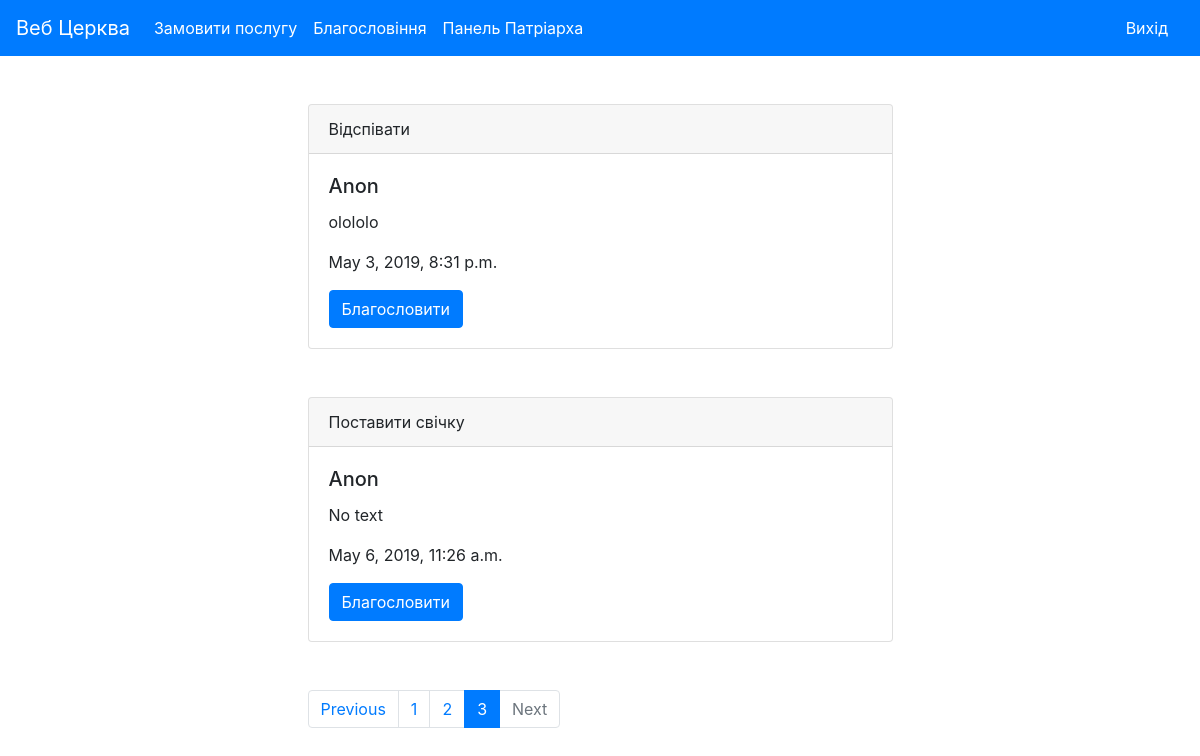
Page /messages/?page=3 (signed in) on the earlier database version.
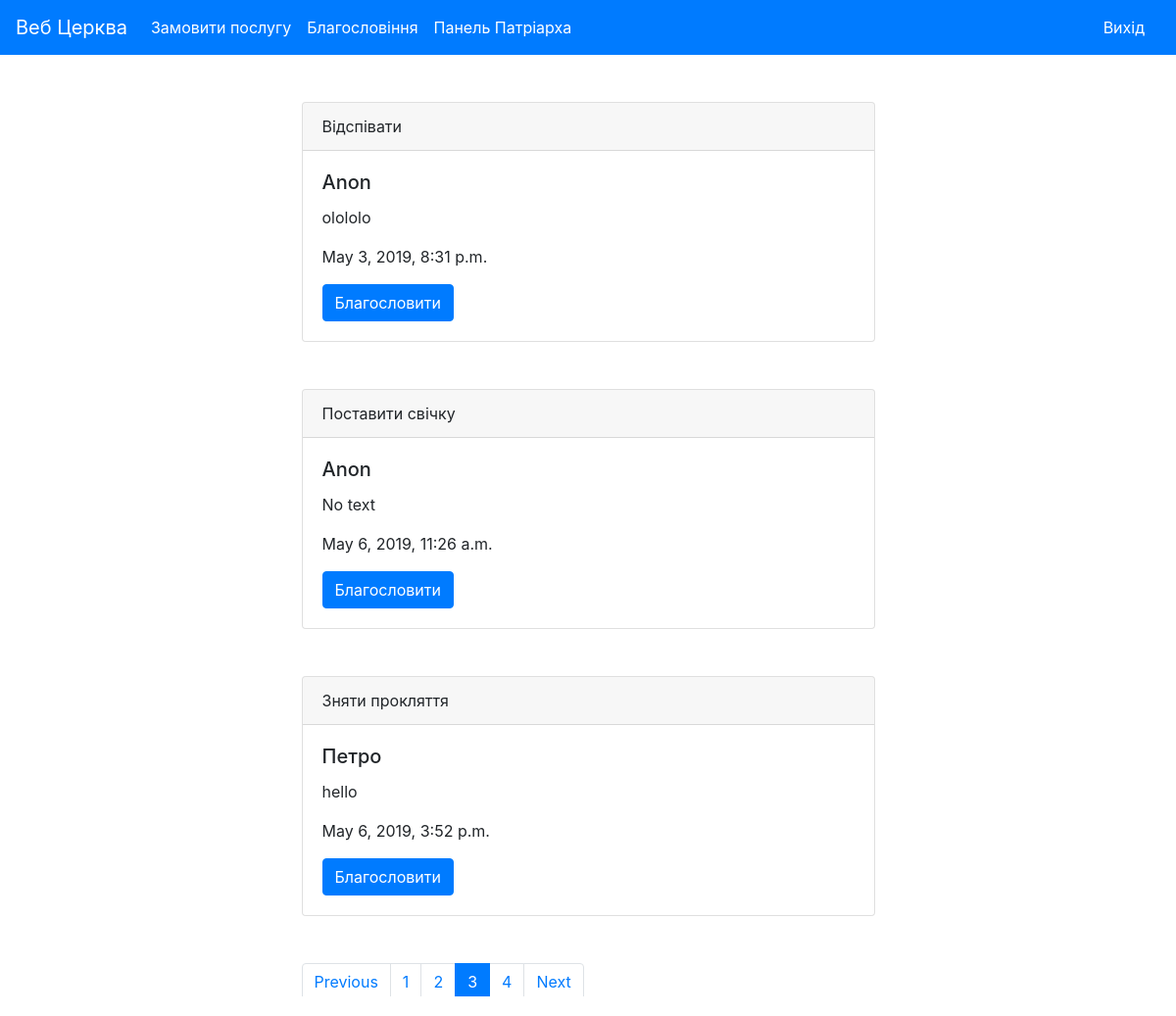
Same page on the later database version.
### religion/models.py (models this page shows, shortened)
class Message(models.Model):
    text = models.CharField(max_length=300, default='No text', db_index=True)
    user = models.CharField(max_length=100, default='Anon')
    service = models.ForeignKey(Service, on_delete=models.CASCADE)
    is_active = models.BooleanField(default=True)
    date = models.DateTimeField(auto_now_add=True)

class Service(models.Model):
    name = models.CharField(max_length=150, db_index=True)
    price = models.IntegerField()
    img = models.ImageField(upload_to='static', default='static/ikona.png')
    def __str__(self):
        return self.name

### cerkva/views.py (the view)
# urls.py: path('messages/', messages_list, name='messages'),
@login_required
def messages_list(request):
    on_page = 3
    text = None
    if request.method == 'POST':
        id = request.POST.get('id')
        message = Message.objects.filter(id=id).first()
        message.is_active = False
        message.save()
        text = 'Ви виконали прохання "' + message.service.name + '" для ' + message.user
    messages = Message.objects.filter(is_active=True)
    paginator = Paginator(messages, on_page)
    page_number = request.GET.get('page', 1)
    page = paginator.get_page(page_number)
    is_paginated = page.has_other_pages()
    if page.has_previous():
        prev_url = '?page={}'.format(page.previous_page_number())
    else:
        prev_url = ''
    if page.has_next():
        next_url = '?page={}'.format(page.next_page_number())
    else:
        next_url = ''
    context = {
        'page': page,
        'is_paginated': is_paginated,
        'next_url': next_url,
        'prev_url': prev_url,
        'text': text,
    }
    return render(request, 'messages_list.html', context=context)

### templates/messages_list.html (shortened to what this page needs)
{% extends 'base.html' %}
{% block content %}
<div class="conteiner">
  <div class="row justify-content-md-center">
    <div class="col-6">
      {% for message in page.object_list %}
      <div class="card mt-5">
        <div class="card-header">
          {{message.service}}
        </div>
        <div class="card-body">
          <h5 class="card-title">{{message.user}}</h5>
          <p class="card-text">{{message.text}}</p>
          <p class="card-text">{{message.date}}</p>
          <form class="" action="{% url 'messages' %}" method="post" >
            <button type="submit" class="btn btn-primary">Благословити</button>
          </form>
        </div>
      </div>
      {% endfor %}
      {% if is_paginated %}
      <nav aria-label="..." class="mt-5">
        <ul class="pagination">
          <li class="page-item {% if not prev_url %} disabled {% endif %}">
            <a class="page-link" href="{{ prev_url }}" tabindex="-1" aria-disabled="true">Previous</a>
          </li>
          {% for n in page.paginator.page_range %}
          {% if page.number == n %}
          <li class="page-item active" aria-current="page">
            <a class="page-link" href="?page={{ n }}">{{ n }} <span class="sr-only">(current)</span></a>
          </li>
          {% elif n > page.number|add:-3 and n < page.number|add:3 %}
          <li class="page-item">
            <a class="page-link" href="?page={{ n }}">{{ n }}</a>
          </li>
          {% endif %}
          {% endfor %}
          <li class="page-item {% if not next_url %} disabled {% endif %}">
            <a class="page-link" href="{{ next_url }}" tabindex="-1" aria-disabled="true">Next</a>
          </li>
        </ul>
      </nav>
      {% endif %}
    </div>
  </div>
</div>
{% endblock %}

Differences in the rows shown:
added Message: service "Зняти прокляття", user "Петро", text "hello", date "May 6, 2019, 3:52 p.m."
Other differences:
new list line: "4"
